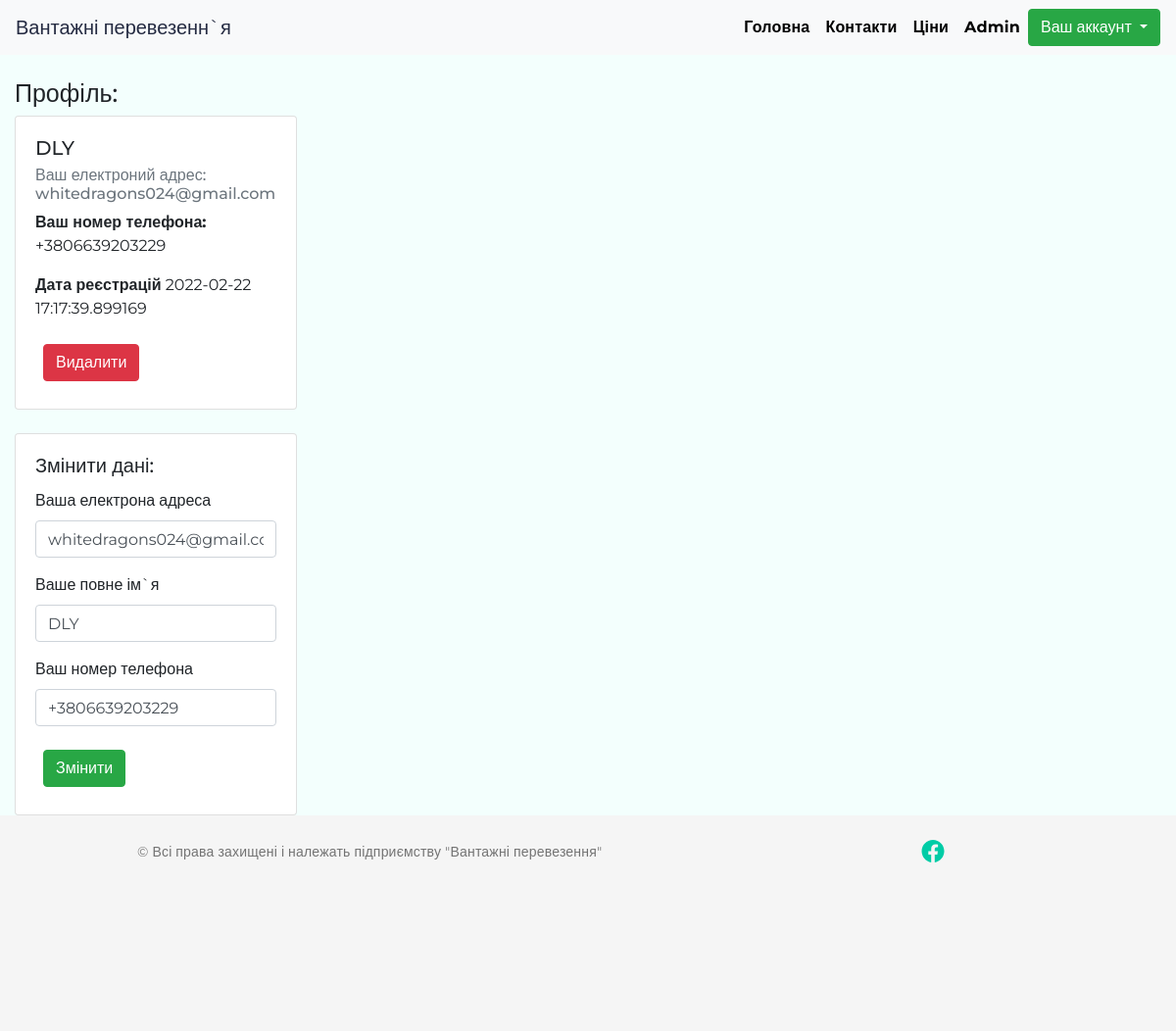
/dashboard (signed in), run on an earlier commit of the app's database.
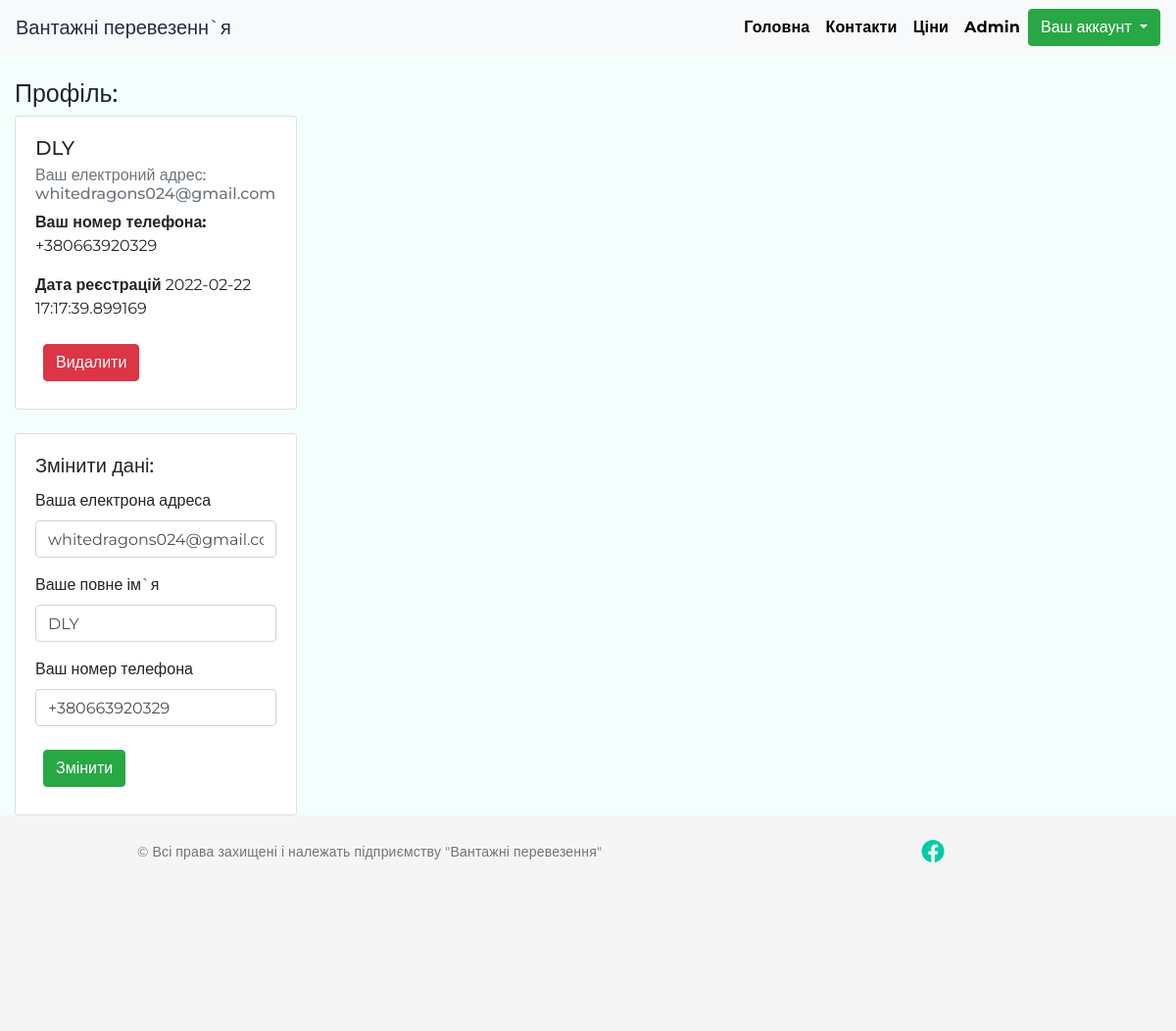
And on a later commit of the database.
### app.py (models this page shows, shortened)
class Users(UserMixin,db.Model):
    id_users = db.Column(db.Integer, primary_key = True)
    pib = db.Column(db.String(255))
    email = db.Column(db.String(150), index = True, unique = True)
    phone_number = db.Column(db.String(15))
    password_hash = db.Column(db.String(128))
    ts_registry = db.Column(db.DateTime, default = datetime.utcnow())
    role = db.Column(db.String(50),default = "User")
    citys = db.relationship("Citys",secondary = "orders", overlaps = "users")

### app.py (the view)
@app.route('/dashboard',methods = ['GET', 'POST'])
@login_required
def dashboard():
    form = UserUpdateForm()
    id = current_user.id_users
    usersupdate = Users.query.get_or_404(id)
    if request.method == "POST":
    	  usersupdate.pib = request.form['pib']
    	  usersupdate.email= request.form['email']
    	  usersupdate.phone_number= request.form['phone']
    	  try:
    	    db.session.commit()
    	    flash("Дані оновлено!")
    	    return render_template("dashboard.html",form = form,usersupdate = usersupdate,id = id)
    	  except(ValueError):
    	    flash("Помилка!")
    	    return render_template("dashboard.html",form = form,usersupdate = usersupdate,id = id)
    else:
        return render_template("dashboard.html",form = form,usersupdate = usersupdate,id=id)

### app.py
class UserUpdateForm(FlaskForm):
    pib = StringField('Ваше повне ім`я')
    email = EmailField('Ваша електрона адреса',validators=[Email()])
    phone= StringField('Ваш номер телефона')

### app.py (called while the page is built)
@login.user_loader
def load_user(id_users):
    return Users.query.get(int(id_users))

### templates/dashboard.html (shortened to what this page needs)
{% extends "base.html" %}
{% import 'bootstrap/wtf.html' as wtf %}
{% block body %}
        <div class="container-fluid">
            <h1 class=" mt-4 ">Профіль:</h1>
         <div class="card mb-4" style="width: 18rem;">
  <div class="card-body">
    <h5 class="card-title">{{current_user.pib}}</h5>
    <h6 class="card-subtitle mb-2 text-muted">Ваш електроний адрес:  {{current_user.email}}</h6>
    <p class="card-text"><strong>Ваш номер телефона:</strong> {{current_user.phone_number}}</p>
        <p class="card-text"><strong>Дата реєстрацій</strong> {{current_user.ts_registry}}</p>
         <a href="{{url_for('delete',id = id)}}" class="btn btn-danger mx-2  my-2
">Видалити</a>
  </div>
</div>
        <div class="card mb-4" style="width: 18rem;">
  <div class="card-body">
    <h5 class="card-title">Змінити дані:</h5>
     <form method="post" action="/dashboard">
                {{wtf.form_field(form.email,value =usersupdate.email)}}
                {{wtf.form_field(form.pib,value =usersupdate.pib)}}
                {{wtf.form_field(form.phone,value =usersupdate.phone_number)}}
                <button type="submit" class="btn btn-success mx-2  my-2">Змінити</button>
            </form>
        </div>
        </div>
</div>
{% endblock %}

What changed in the data, as far as the page shows it:
changed Users "DLY": phone_number "+3806639203229" → "+380663920329"
Also different on the page:
form field phone: "+3806639203229" → "+380663920329"
